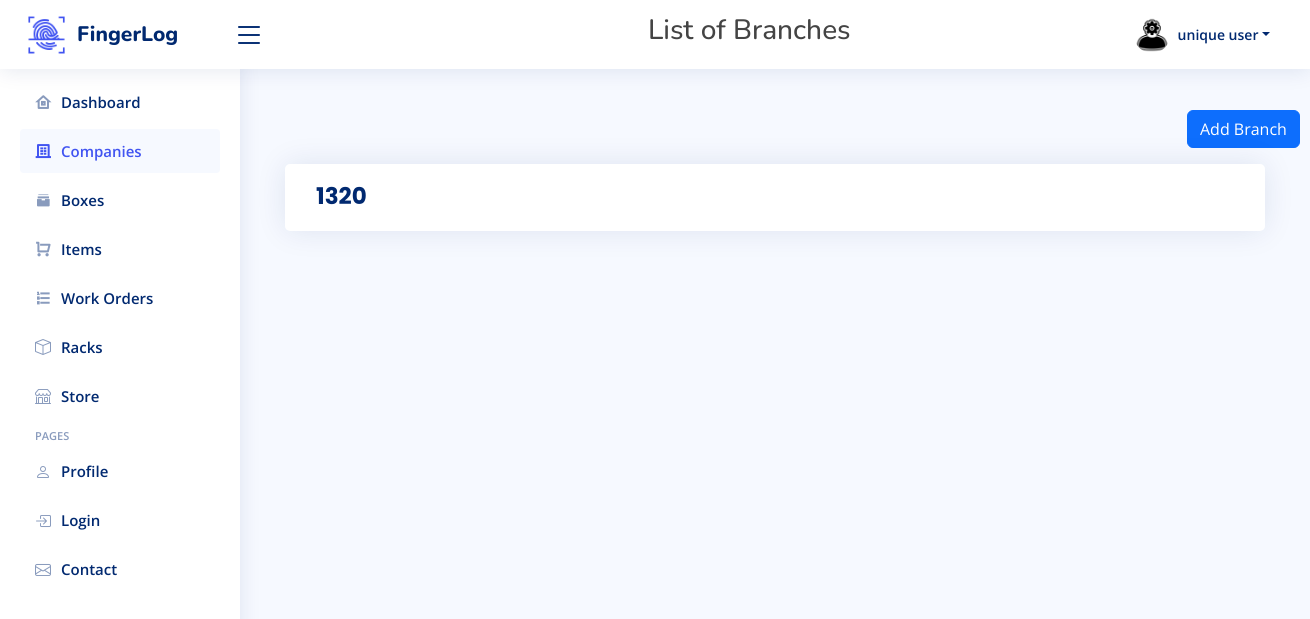
Page /Branches.php?id=110 (signed in) on the earlier database version.
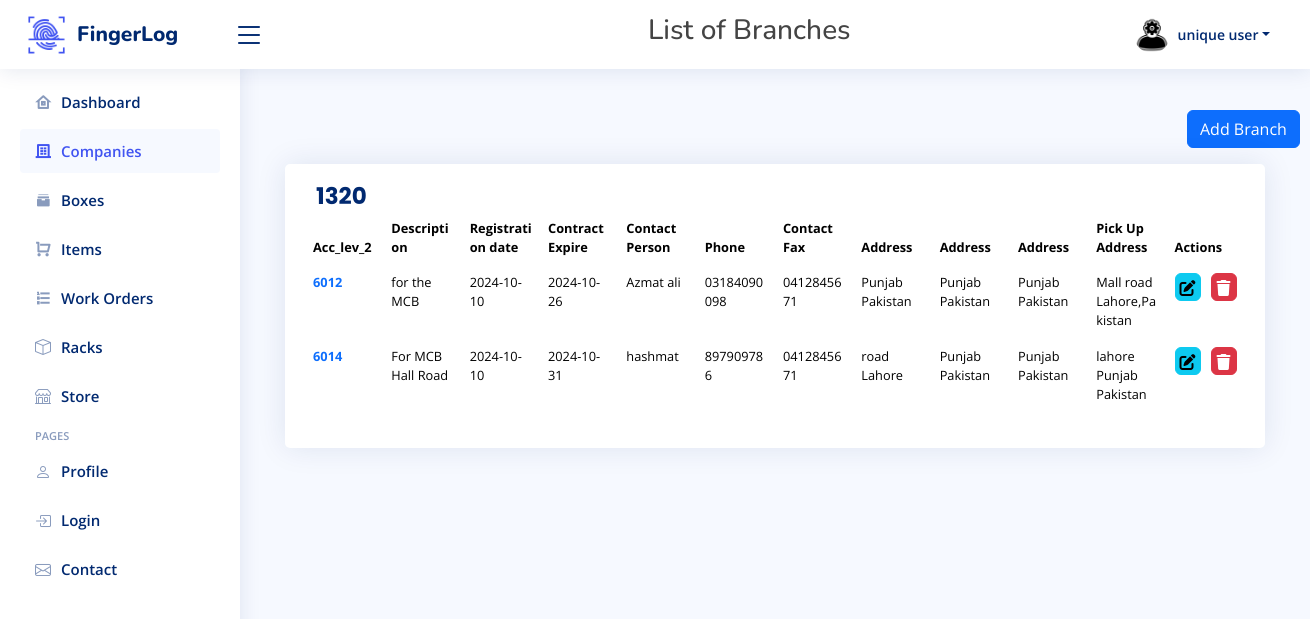
Same page on the later database version.
### tables this page shows
CREATE TABLE `register` (
  `id` int(11) NOT NULL,
  `name` varchar(50) NOT NULL,
  `email` varchar(50) NOT NULL,
  `password` varchar(50) NOT NULL,
  `role` enum('user','admin') NOT NULL DEFAULT 'admin'
);

CREATE TABLE `compani` (
  `acc_lev_1` int(255) NOT NULL,
  `comp_id` int(255) NOT NULL,
  `acc_desc` text NOT NULL,
  `email` text DEFAULT NULL,
  `registration` date NOT NULL,
  `expiry` date NOT NULL,
  `foc` text NOT NULL,
  `foc_phone` text NOT NULL,
  `add_1` text NOT NULL,
  `add_2` text NOT NULL,
  `add_3` text NOT NULL
);

CREATE TABLE `branches` (
  `branch_id` int(255) NOT NULL,
  `acc_lev_2` varchar(50) NOT NULL,
  `comp_id_fk` int(11) DEFAULT NULL,
  `account_desc` varchar(255) DEFAULT NULL,
  `registration_date` date DEFAULT NULL,
  `expiry_date` date DEFAULT NULL,
  `contact_person` varchar(50) DEFAULT NULL,
  `contact_phone` varchar(20) DEFAULT NULL,
  `contact_fax` varchar(20) DEFAULT NULL,
  `address` varchar(255) DEFAULT NULL,
  `address1` varchar(255) DEFAULT NULL,
  `address2` varchar(255) DEFAULT NULL,
  `pickup_address` varchar(255) DEFAULT NULL
);

### Branches.php (the view, shortened to what this page needs)
<?php
include 'config/db.php';
$email = $_SESSION['email'];
$getAdminData = "SELECT * FROM register WHERE email = '$email'";
$resultData = mysqli_query($conn, $getAdminData);
if ($resultData->num_rows > 0) {
  $row2 = $resultData->fetch_assoc();
  $adminName = $row2['name'];
}
$company_id = isset($_GET['id']) ? intval($_GET['id']) : 0;
$sql = "SELECT * FROM branches WHERE comp_id_fk = $company_id";
$result = $conn->query($sql);
$sql2 = "Select acc_lev_1 from compani where comp_id= $company_id";
$result2 = $conn->query($sql2);
$comp_name = "";
if ($result2->num_rows > 0) {
    $row2 = $result2->fetch_assoc();
    $comp_name = $row2['acc_lev_1'];
}
?>
<!DOCTYPE html>
<html lang="en">
<head>
    <link href="https://maxcdn.bootstrapcdn.com/bootstrap/4.5.2/css/bootstrap.min.css" rel="stylesheet">
    <link href="assets/vendor/bootstrap/css/bootstrap.min.css" rel="stylesheet">
    <link href="assets/vendor/bootstrap-icons/bootstrap-icons.css" rel="stylesheet">
    <link href="assets/vendor/boxicons/css/boxicons.min.css" rel="stylesheet">
    <link href="assets/vendor/quill/quill.snow.css" rel="stylesheet">
    <link href="assets/vendor/quill/quill.bubble.css" rel="stylesheet">
    <link href="assets/vendor/remixicon/remixicon.css" rel="stylesheet">
    <link href="assets/vendor/simple-datatables/style.css" rel="stylesheet">
    <link href="https://cdn.jsdelivr.net/npm/bootstrap@5.0.2/dist/css/bootstrap.min.css" rel="stylesheet">
    <link href="https://cdn.jsdelivr.net/npm/simple-datatables@latest/dist/style.css" rel="stylesheet" type="text/css">
    <link rel="stylesheet" href="https://cdnjs.cloudflare.com/ajax/libs/font-awesome/6.0.0-beta3/css/all.min.css">
    <link rel="stylesheet" href="fonts/icomoon/style.css">
    <link rel="stylesheet" href="css/owl.carousel.min.css">
    <link rel="stylesheet" href="css/bootstrap.min.css">
    <link rel="stylesheet" href="css/style.css">
    <link href="assets/css/style.css" rel="stylesheet">
</head>
<body>
    <header id="header" class="header fixed-top d-flex align-items-center">
        <div class="d-flex align-items-center justify-content-between">
            <img class="navbar-image" src="assets/img/logo3.png" alt="">
            <a href="index.php" class="logo d-flex align-items-center">
                <span class="d-none d-lg-block">FingerLog</span>
            </a>
            <i class="bi bi-list toggle-sidebar-btn"></i>
        </div>
        <div class="search-bar">
        </div>
        <h3>List of Branches</h3>
        <nav class="header-nav ms-auto">
            <ul class="d-flex align-items-center">
                <li class="nav-item dropdown pe-3 mr-4">
                    <a class="nav-link nav-profile d-flex align-items-center pe-0" href="#" data-bs-toggle="dropdown">
                        <img src="image/admin-png.png" alt="Profile" class="rounded-circle">
                        <span class="d-none d-md-block dropdown-toggle ps-2"><?php echo $adminName ?></span>
                    </a>
                </li>
            </ul>
        </nav>
    </header>
    <aside id="sidebar" class="sidebar">
        <ul class="sidebar-nav" id="sidebar-nav">
            <li class="nav-item">
                <a class="nav-link collapsed" href="index.php">
                    <i class="ri-home-8-line"></i>
                    <span>Dashboard</span>
                </a>
            </li>
            <li class="nav-item">
                <a class="nav-link active" data-bs-target="#tables-nav" data-bs-toggle="" href="Companies.php">
                    <i class="ri-building-4-line"></i><span>Companies</span><i class="bi bi-chevron ms-auto"></i>
                </a>
            </li>
            <li class="nav-item">
                <a class="nav-link collapsed" data-bs-target="#tables-nav" data-bs-toggle="" href="box.php">
                    <i class="ri-archive-stack-fill"></i><span>Boxes</span><i class="bi bi-chevron ms-auto"></i>
                </a>
            </li>
            <li class="nav-item">
                <a class="nav-link collapsed" data-bs-target="#tables-nav" data-bs-toggle="" href="showItems.php">
                    <i class="ri-shopping-cart-line"></i><span>Items</span><i class="bi bi-chevron ms-auto"></i>
                </a>
            </li>
            <li class="nav-item">
                <a class="nav-link collapsed" data-bs-target="#tables-nav" data-bs-toggle="" href="order.php">
                    <i class="ri-list-ordered"></i><span>Work Orders</span><i class="bi bi-chevron ms-auto"></i>
                </a>
            </li>
            <li class="nav-item">
                <a class="nav-link collapsed" data-bs-target="#tables-nav" data-bs-toggle="" href="racks.php">
                    <i class="bi bi-box"></i><span>Racks</span><i class="bi bi-chevron ms-auto"></i>
                </a>
            </li>
            <li class="nav-item">
                <a class="nav-link collapsed" data-bs-target="#tables-nav" data-bs-toggle="" href="store.php">
                    <i class="bi bi-shop"></i><span>Store</span><i class="bi bi-chevron ms-auto"></i>
                </a>
            </li>
            <li class="nav-heading">Pages</li>
            <li class="nav-item">
                <a class="nav-link collapsed" href="users-profile.php">
                    <i class="bi bi-person"></i>
                    <span>Profile</span>
                </a>
            </li>
            <li class="nav-item">
                <a class="nav-link collapsed" href="pages-login.php">
                    <i class="bi bi-box-arrow-in-right"></i>
                    <span>Login</span>
                </a>
            </li>
            <li class="nav-item">
                <a class="nav-link collapsed" href="pages-contact.php">
                    <i class="bi bi-envelope"></i>
                    <span>Contact</span>
                </a>
            </li>
        </ul>
    </aside>
    <button id="fixedButtonBranch" type="button" onclick="window.location.href = 'createBranch.php?id=<?php echo $company_id; ?>'" class="btn btn-primary mb-3">Add Branch</button>
    <main id="main" class="main">
        <div class="col-12">
            <div class="cardBranch recent-sales overflow-auto">
                <div class="card-body">
                    <h2 class="card-title fw-bold text-uppercase"><?php echo $comp_name; ?></h2>
                    <?php
                    if ($result->num_rows > 0) {
                    ?>
                        <table class="table table-borderless datatable" style="table-layout: fixed;">
                            <thead>
                                <tr>
                                    <th scope="col">Acc_lev_2</th>
                                    <th scope="col">Description</th>
                                    <th scope="col">Registration date</th>
                                    <th scope="col">Contract Expire</th>
                                    <th scope="col">Contact Person</th>
                                    <th scope="col">Phone</th>
                                    <th scope="col">Contact Fax</th>
                                    <th scope="col">Address</th>
                                    <th scope="col">Address</th>
                                    <th scope="col">Address</th>
                                    <th scope="col">Pick Up Address</th>
                                    <th scope="col">Actions</th>
                                </tr>
                            </thead>
                            <tbody style="table-layout: fixed;">
                                <?php
                                while ($row = $result->fetch_assoc()) {
                                    echo "<tr>";
                                    echo "<tr>";
                                ?>
                                <td>
                                <a class="text-primary fw-bold" href="departments.php?id=<?php echo $row['branch_id']; ?>">
                                  <?php echo $row['acc_lev_2']; ?>
                                </a>
                              </td>
                                 <?php
                                   echo "<td>" . ($row["account_desc"]) . "</td>";
                                    echo "<td>" . ($row["registration_date"]) . "</td>";
                                    echo "<td>" . ($row["expiry_date"]) . "</td>";
                                    echo "<td>" . ($row["contact_person"]) . "</td>";
                                    echo "<td>" . ($row["contact_phone"]) . "</td>";
                                    echo "<td>" . ($row["contact_fax"]) . "</td>";
                                    echo "<td>" . ($row["address"]) . "</td>";
                                    echo "<td>" . ($row["address1"]) . "</td>";
                                    echo "<td>" . ($row["address2"]) . "</td>";
                                    echo "<td>" . ($row["pickup_address"]) . "</td>";
                                ?>
                                    <td>
                                        <div style="display: flex; gap: 10px;">
                                            <a type="button" class="btn btn-success btn-info d-flex justify-content-center " style="width:25px; height: 28px;" href="branchUpdate.php?id=<?php echo $row['branch_id']; ?>"><i style="width: 20px;" class="fa-solid fa-pen-to-square"></i></a>
                                            <a type="button" class="btn btn-danger btn-floating d-flex justify-content-center" style="width:25px; height:28px" data-mdb-ripple-init
                                                onclick="return confirm('Are you sure you want to delete this record?');" href="branchDelete.php?id=<?php echo $row['branch_id']; ?>"> <i style="width: 20px;" class="fa-solid fa-trash"></i></a>
                                        </div>
                                    </td>
                                    </tr>
                                <?php
                                }
                                ?>
                            </tbody>
                        </table>
                    <?php
                    }
                    ?>
                </div>
            </div>
        </div>
    </main>
</body>
</html>

### assets/css/style.css (style rules this page uses)
:root { scroll-behavior: smooth; }
body { font-family: "Open Sans", sans-serif; background: #f6f9ff; color: #444444; }
a { color: #4154f1; text-decoration: none; }
h1, h2, h3, h4, h5, h6 { font-family: "Nunito", sans-serif; }
#main { margin-top: 60px; padding: 20px 30px; transition: all 0.3s; }
.card-body { padding: 0 20px 20px 20px; }
.logo { line-height: 1; }
@media (min-width: 1200px) { .logo { width: 280px; } }
.logo span { font-size: 21px; font-weight: 800; color: #012970; font-family: "Nunito", sans-serif; }
.header { transition: all 0.5s; z-index: 997; height: 60px; box-shadow: 0px 2px 20px rgba(1, 41, 112, 0.1); background-color: #fff; padding-left: 20px; }
.header .toggle-sidebar-btn { font-size: 32px; padding-left: 10px; cursor: pointer; color: #012970; }
.header .search-bar { min-width: 360px; padding: 0 20px; }
.navbar-image { width: 43px; height: 44px; margin-right: 9px; }
.header-nav ul { list-style: none; }
.header-nav>ul { margin: 0; padding: 0; }
.header-nav .nav-profile { color: #012970; }
.header-nav .nav-profile img { max-height: 36px; }
.header-nav .nav-profile span { font-size: 14px; font-weight: 600; }
.sidebar { position: fixed; top: 60px; left: 0; bottom: 0; width: 240px; z-index: 996; transition: all 0.5s; padding: 20px; overflow-y: auto; scrollbar-width: thin; scrollbar-color: #aab7cf transparent; box-shadow: 0px 0px 20px rgba(1, 41, 112, 0.1); background-color: #fff; }
@media (min-width: 1200px) { #main, #footer { margin-left: 240px; } }
.sidebar-nav { padding: 0; margin: 0; list-style: none; }
.sidebar-nav li { padding: 0; margin: 0; list-style: none; }
.sidebar-nav .nav-item { margin-bottom: 5px; }
.sidebar-nav .nav-heading { font-size: 11px; text-transform: uppercase; color: #899bbd; font-weight: 600; margin: 10px 0 5px 15px; }
.sidebar-nav .nav-link { display: flex; align-items: center; font-size: 15px; font-weight: 600; color: #4154f1; transition: 0.3; background: #f6f9ff; padding: 10px 15px; border-radius: 4px; }
.sidebar-nav .nav-link i { font-size: 16px; margin-right: 10px; color: #4154f1; }
.sidebar-nav .nav-link.collapsed { color: #012970; background: #fff; }
.sidebar-nav .nav-link.collapsed i { color: #899bbd; }
.header { transition: all 1.5s; z-index: 997; height: 69px; background-color: #fff; padding-left: 25px; padding-top: 9px; padding-bottom: 9px; }
.card-title { padding: 5px 0 0px 0; font-size: 23px; font-weight: 500; position: relative; left: 11px; color: #012970; margin-top:14px; font-family: "Poppins", sans-serif; }
@media (min-width: 1200px) { .logo { width: 146px; } }
.header .toggle-sidebar-btn { font-size: 32px; padding-left: 10px; cursor: pointer; }

### Branches.php (style rules this page uses)
#fixedButtonBranch { position: relative; top: 110px; left: 1187px; }
.cardBranch { margin-bottom: 30px; border: none; border-radius: 5px; box-shadow: 0px 0 30px rgba(1, 41, 112, 0.1); background-color: white; font-size: 0.8rem; margin-top: 30px; }
* { margin: 0; padding: 0; box-sizing: border-box; }
tbody, td, tr { word-wrap: break-word; max-width: 200px; }
.navbar-image { width: 50px; height: 50px; margin-right: 7px; }

Differences in the rows shown:
added branches: acc_lev_2 "6012", account_desc "for the MCB", registration_date "2024-10-10", expiry_date "2024-10-26", contact_person "Azmat ali", contact_phone "03184090098", contact_fax "0412845671", address "Punjab Pakistan", address1 "Punjab Pakistan", address2 "Punjab Pakistan", pickup_address "Mall road Lahore,Pakistan"
added branches: acc_lev_2 "6014", account_desc "For MCB Hall Road", registration_date "2024-10-10", expiry_date "2024-10-31", contact_person "hashmat", contact_phone "897909786", contact_fax "0412845671", address "road Lahore", address1 "Punjab Pakistan", address2 "Punjab Pakistan", pickup_address "lahore Punjab Pakistan"
Other differences:
text now shown: "Acc_lev_2 Description Registration date Contract Expire Contact Person Phone Contact Fax Address Address Address Pick Up Address Actions"
